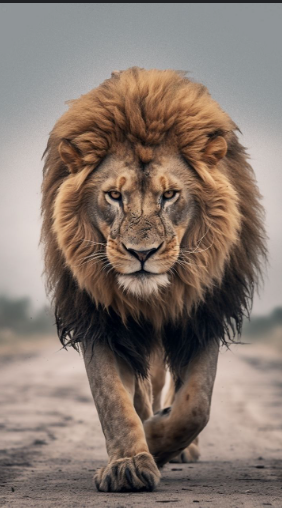
#> input picture lion.png, 282 x 508 px
$ jupyter execute Open_cv.ipynb
#> lines starting #> are read from the running program, lines starting #| are printed output that depends on the picture; after the words box and inside, x2 and y2 are one past the last pixel; in counts of white or black regions, pixels touching at a corner belong together
[cell 1]
# !pip install numpy matplotlib pandas

[cell 2]
import cv2
import numpy as np
import matplotlib.pyplot as plt

**Load Image**

[cell 3]
def read_file(filename):
#> called with filename = 'lion.png'
  img = cv2.imread(filename)
#> img is the input picture: shape (508, 282, 3); mean B, G, R 110.9, 119.9, 134.5
  img = cv2.cvtColor(img, cv2.COLOR_BGR2RGB)
  #plt.axes('off')
  plt.imshow(img)
  plt.show()
  return img

[cell 4]
filename = 'lion.png'
read_file(filename)

[cell 5]
img=read_file(filename)
org_img=np.copy(img)

**Create Edge Mask**

[cell 6]
def edge_mask(img, line_size, blur_value):
  #input: Input Image
  #Output: Edges of Images
#> called with line_size = 7, blur_value = 7
  gray = cv2.cvtColor(img, cv2.COLOR_RGB2GRAY)
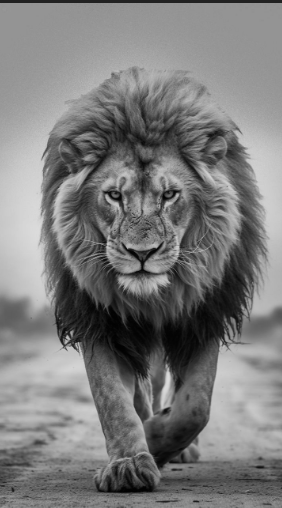
#> gray: shape (508, 282); min 1, max 219, mean 123.3
  gray_blur = cv2.medianBlur(gray, blur_value)
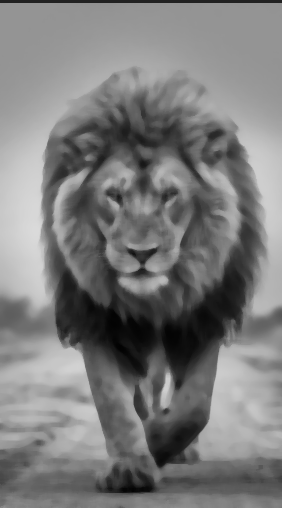
#> gray_blur: shape (508, 282); min 2, max 218, mean 123.5

  edges = cv2.adaptiveThreshold(gray_blur, 255, cv2.ADAPTIVE_THRESH_MEAN_C,
                                cv2.THRESH_BINARY, line_size, blur_value)
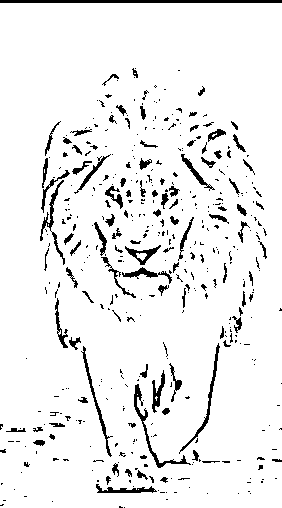
#> edges: shape (508, 282); 93.2% white; 426 black regions (320 under 20 px), largest, box (x1, y1, x2, y2) and area: (0, 0, 282, 3) 846, (134, 384, 191, 468) 445, (179, 343, 220, 454) 346

  return edges

[cell 7]
line_size, blur_value=7,7
edge_mask(img, line_size, blur_value)

[cell 8]
edges = edge_mask(img, line_size, blur_value)
plt.imshow(edges)
plt.show()

[cell 9]
edges = edge_mask(img, line_size, blur_value)
plt.imshow(edges, cmap="gray")
plt.show()

[cell 10]
edges = edge_mask(img, line_size, blur_value)
plt.imshow(edges, cmap="binary")
plt.show()

**Reduce The Color Palette**

[cell 11]
def color_quantization(img,k):
  # transform the image
#> called with k = 2
  data = np.float32(img).reshape((-1,3))
  # determine criteria
  criteria = (cv2.TermCriteria_EPS + cv2.TERM_CRITERIA_MAX_ITER, 20, 0.001)
  # implementing K-Means
  ret,label,center=cv2.kmeans(data,k,None,criteria,10,cv2.KMEANS_RANDOM_CENTERS)
#> ret = 354600362.2; center = [[83.08, 66.46, 57.44], [170, 156.8, 147.7]]
  center=np.uint8(center)
#> center = [[83, 66, 57], [170, 156, 147]]
  result=center[label.flatten()]
  result=result.reshape(img.shape)
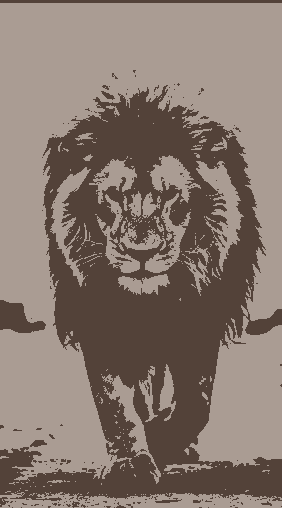
#> result: shape (508, 282, 3); mean R, G, B 134.5, 119.3, 110.3
  return result

[cell 12]
img_quantize=color_quantization(img,k=2)
plt.imshow(img)
plt.show()

[cell 13]
#reduce the noise
blurred=cv2.bilateralFilter(img, d=7, sigmaColor=300, sigmaSpace=300)
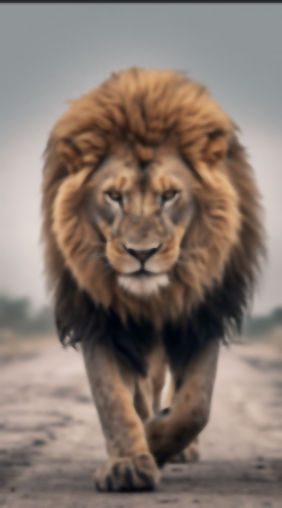
#> blurred: shape (508, 282, 3); mean R, G, B 134.6, 119.9, 110.9
plt.imshow(blurred)
plt.show()

**Combine Edge Mask with the quantize img**

[cell 14]
def cartoon():
  c=cv2.bitwise_and(blurred, blurred, mask=edges)
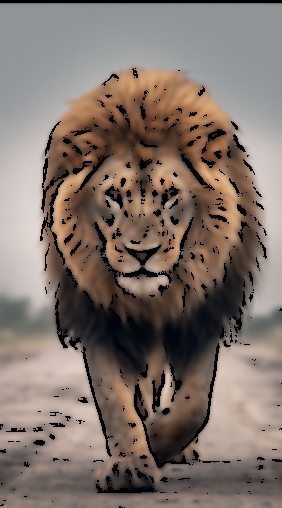
#> c: shape (508, 282, 3); mean R, G, B 128.3, 114.8, 106.4

  plt.imshow(c)
  plt.title("cartoon_img")
  plt.show()

  plt.imshow(org_img)
  plt.title("original_img")
  plt.show()
